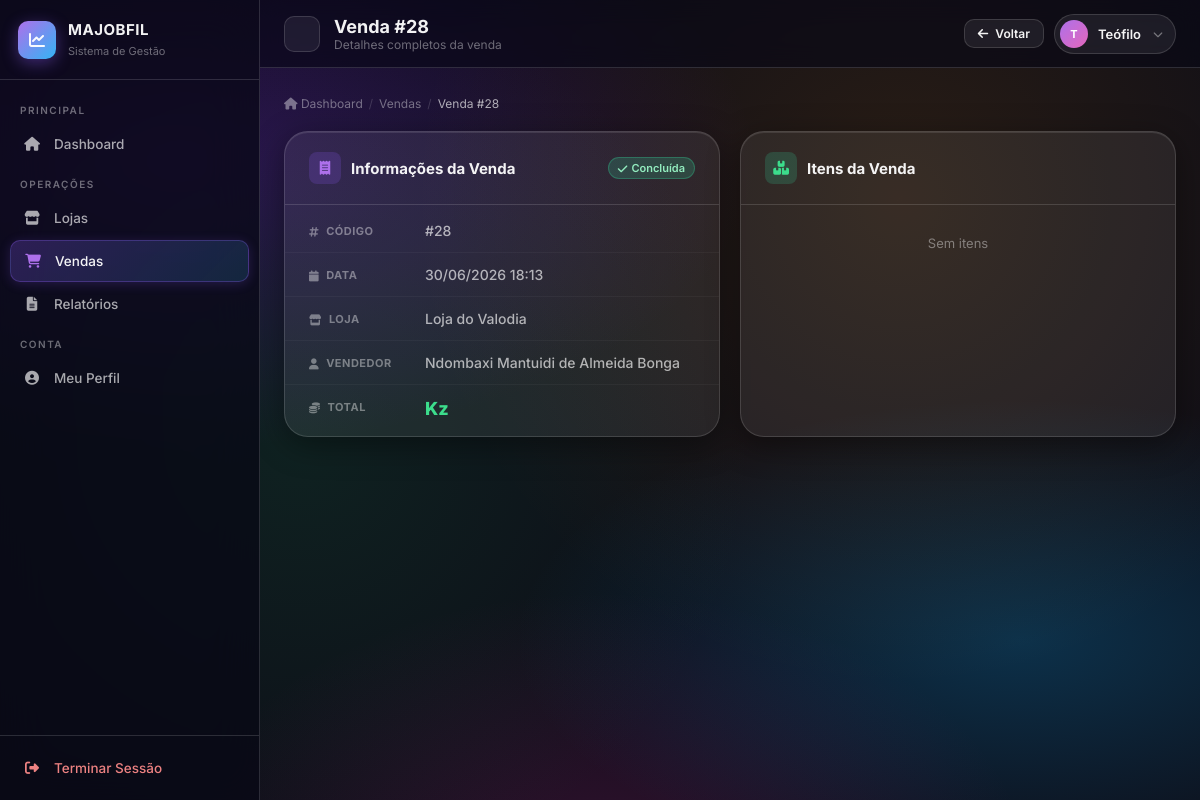
Screenshot of /loja/vendas/28/detalhes/ (signed in) with the database file from the repository.
### lojas/models.py (models this page shows, shortened)
class Venda(models.Model):
    ITEM_TYPE_CHOICES = [
        ('produto', 'Produto'),
        ('recarga', 'Recarga'),
    ]
    STATUS_VENDA = [
        ('normal', 'Normal'),
        ('parcial', 'Devolução Parcial'),
        ('devolvida', 'Totalmente Devolvida'),
    ]
    estoque_loja = models.ForeignKey(
        'EstoqueLoja',
        on_delete=models.CASCADE,
        null=True,
        blank=True,
        verbose_name='Estoque do Produto',
        related_name='vendas_produto'
    )
    estoque_recarga = models.ForeignKey(
        'EstoqueRecarga',
        on_delete=models.CASCADE,
        null=True,
        blank=True,
        verbose_name='Estoque da Recarga',
        related_name='vendas_recarga'
    )
    item_type = models.CharField(
        max_length=10,
        choices=ITEM_TYPE_CHOICES,
        default='produto',
        verbose_name='Tipo de Item'
    )
    quantidade = models.PositiveIntegerField(verbose_name='Quantidade Vendida')
    valor_total = models.DecimalField(
        max_digits=10,
        decimal_places=2,
        verbose_name='Valor Total'
    )
    vendedor = models.ForeignKey(
        settings.AUTH_USER_MODEL,
        on_delete=models.CASCADE,
        verbose_name='Vendedor'
    )
    data_venda = models.DateTimeField(auto_now_add=True, verbose_name='Data da Venda')
    observacao = models.TextField(blank=True, verbose_name='Observações')
    status = models.CharField(
        max_length=20,
        choices=STATUS_VENDA,
        default='normal',
        verbose_name='Status da Venda'
    )
    class Meta:
        verbose_name = 'Venda'
        verbose_name_plural = 'Vendas'
        ordering = ['-data_venda']
        indexes = [
            models.Index(fields=['estoque_loja', 'data_venda']),
            models.Index(fields=['estoque_recarga', 'data_venda']),
            models.Index(fields=['data_venda']),
            models.Index(fields=['status']),
        ]
    @property
    def loja(self):
        if self.item_type == 'produto' and self.estoque_loja:
            return self.estoque_loja.loja
        elif self.item_type == 'recarga' and self.estoque_recarga:
            return self.estoque_recarga.loja
        return None

class EstoqueLoja(models.Model):
    loja = models.ForeignKey(Loja, on_delete=models.CASCADE)
    produto = models.ForeignKey('produtos.Produto', on_delete=models.CASCADE)
    quantidade = models.PositiveIntegerField(default=0)
    class Meta:
        unique_together = ['loja', 'produto']
        verbose_name = 'Estoque da Loja'
        verbose_name_plural = 'Estoques das Lojas'

class Loja(models.Model):
    PROVINCIAS = [
        ('Bengo', 'Bengo'),
        ('Benguela', 'Benguela'),
        ('Bié', 'Bié'),
        ('Cabinda', 'Cabinda'),
        ('Cuando-Cubango', 'Cuando-Cubango'),
        ('Cuanza-Norte', 'Cuanza-Norte'),
        ('Cuanza-Sul', 'Cuanza-Sul'),
        ('Cunene', 'Cunene'),
        ('Huambo', 'Huambo'),
        ('Huíla', 'Huíla'),
        ('Luanda', 'Luanda'),
        ('Lunda-Norte', 'Lunda-Norte'),
        ('Lunda-Sul', 'Lunda-Sul'),
        ('Malanje', 'Malanje'),
        ('Moxico', 'Moxico'),
        ('Namibe', 'Namibe'),
        ('Uíge', 'Uíge'),
        ('Zaire', 'Zaire'),
    ]
    nome = models.CharField(max_length=100, verbose_name='Nome da Loja')
    bairro = models.CharField(max_length=100, verbose_name='Bairro')
    cidade = models.CharField(max_length=100, verbose_name='Cidade')
    provincia = models.CharField(max_length=50, choices=PROVINCIAS, verbose_name='Província')
    municipio = models.CharField(max_length=100, verbose_name='Município')
    gerentes = models.ManyToManyField(
        settings.AUTH_USER_MODEL,
        verbose_name='Gerentes',
        related_name='lojas_gerenciadas'
    )
    class Meta:
        verbose_name = 'Loja'
        verbose_name_plural = 'Lojas'

### conta/models.py (models this page shows, shortened)
class Conta(AbstractBaseUser, PermissionsMixin):
    username = models.CharField('Nome de usuário', max_length=30, unique=True)
    email = models.EmailField('Email', unique=True)
    nome = models.CharField('Nome completo', max_length=100)
    telemovel = models.CharField('Telemóvel', max_length=15, blank=True, null=True)
    data_nascimento = models.DateField('Data de nascimento', blank=True, null=True)
    bilhete_identidade = models.CharField('Bilhete de Identidade', max_length=20, blank=True, null=True)
    bairro = models.CharField('Bairro', max_length=100, blank=True, null=True)
    cidade = models.CharField('Cidade', max_length=100, blank=True, null=True)
    provincia = models.CharField('Província', max_length=100, blank=True, null=True)
    municipio = models.CharField('Município', max_length=100, blank=True, null=True)
    is_active = models.BooleanField('Ativo', default=True)
    is_staff = models.BooleanField('Staff', default=False)
    is_superuser = models.BooleanField('superuser', default=False)
    date_joined = models.DateTimeField('Data de registro', default=timezone.now)
    objects = CustomUserManager()
    USERNAME_FIELD = 'email'
    REQUIRED_FIELDS = ['username', 'nome']
    class Meta:
        verbose_name = 'Conta'
        verbose_name_plural = 'Contas'

### lojas/views.py (the view)
# urls.py: path('vendas/<int:venda_id>/detalhes/', views.detalhes_venda, name='detalhes_venda'),
@login_required
def detalhes_venda(request, venda_id):
    venda = get_object_or_404(Venda, id=venda_id)
    if not request.user.is_superuser:
        loja = venda.loja
        if loja and request.user not in loja.gerentes.all():
            messages.error(request, 'Você não tem permissão para visualizar esta venda.')
            return redirect('listar_vendas')
    context = {
        'venda': venda,
    }
    return render(request, 'vendas/detalhes_venda.html', context)

### conta/context_processors.py (called while the page is built, shortened)
def estatisticas_relatorios(request):
    if request.user.is_superuser:
        relatorios = RelatorioDiario.objects.all()
    else:
        lojas_usuario = request.user.lojas_gerenciadas.all()
        relatorios = RelatorioDiario.objects.filter(loja__in=lojas_usuario)
    total_relatorios = relatorios.count()
    completos = 0
    negativos = 0
    pendentes = 0
    for relatorio in relatorios:
        try:
            diferenca = relatorio.calcular_diferenca()
            if diferenca > 0:
                completos += 1
            elif diferenca < 0:
                negativos += 1
            else:
                pendentes += 1
        except Exception:
            continue
    return {
        'estatisticas': {
            'total_relatorios': total_relatorios,
            'completos': completos,
            'pendentes': pendentes,
            'negativos': negativos,
        }
    }

def atividades_recentes_context(request):
    if not request.user.is_authenticated:
        return {'atividades_recentes': []}
    atividades = Atividade.objects.filter(
        usuario=request.user
    ).order_by('-data')[:5]
    return {'atividades_recentes': atividades}

### relatorio/models.py (called while the page is built)
    def calcular_total_arrecadado(self):
        return (self.dm or Decimal('0.00')) + \
               (self.moedas or Decimal('0.00')) + \
               (self.tpa or Decimal('0.00')) + \
               (self.gastos or Decimal('0.00'))

    def calcular_diferenca(self):
        return self.total_geral - self.calcular_total_arrecadado()

### lojas/templates/vendas/detalhes_venda.html (shortened to what this page needs)
{% extends 'base.html' %}
{% block page_title %}Venda #{{ venda.pk }}{% endblock %}
{% block page_subtitle %}Detalhes completos da venda{% endblock %}
{% block nav_vendas %}active{% endblock %}
{% block topbar_actions %}
<a href="{% url 'listar_vendas' %}" class="btn-glass btn-sm"><i class="fas fa-arrow-left"></i> Voltar</a>
{% endblock %}
{% block content %}
<div class="lg-breadcrumb fade-up">
    <a href="{% url 'dashboard' %}"><i class="fas fa-house"></i> Dashboard</a>
    <span class="sep">/</span>
    <a href="{% url 'listar_vendas' %}">Vendas</a>
    <span class="sep">/</span>
    <span class="current">Venda #{{ venda.pk }}</span>
</div>
<div class="grid grid-2 mb-4 fade-up fade-up-1">
    <div class="glass-card">
        <div class="glass-card-header">
            <div class="glass-card-title">
                <div class="card-icon" style="background:rgba(139,92,246,0.2);color:var(--accent-1);"><i class="fas fa-receipt"></i></div>
                Informações da Venda
            </div>
            {% if venda.devolvida %}
            <span class="badge-glass danger"><i class="fas fa-rotate-left"></i> Devolvida</span>
            {% else %}
            <span class="badge-glass success"><i class="fas fa-check"></i> Concluída</span>
            {% endif %}
        </div>
        <div class="glass-card-body" style="padding:0;">
            <div class="info-table">
                <div class="info-row"><span class="info-label"><i class="fas fa-hashtag"></i> Código</span><span class="info-value fw-bold">#{{ venda.pk }}</span></div>
                <div class="info-row"><span class="info-label"><i class="fas fa-calendar"></i> Data</span><span class="info-value">{{ venda.data_venda|date:"d/m/Y H:i" }}</span></div>
                <div class="info-row"><span class="info-label"><i class="fas fa-store"></i> Loja</span><span class="info-value">{{ venda.loja.nome|default:"—" }}</span></div>
                <div class="info-row"><span class="info-label"><i class="fas fa-user"></i> Vendedor</span><span class="info-value">{{ venda.vendedor.nome|default:venda.vendedor.username|default:"—" }}</span></div>
                <div class="info-row">
                    <span class="info-label"><i class="fas fa-coins"></i> Total</span>
                    <span class="info-value" style="font-size:18px;font-weight:800;color:var(--accent-4);">{{ venda.total|floatformat:2 }} Kz</span>
                </div>
            </div>
        </div>
    </div>
    <div class="glass-card">
        <div class="glass-card-header">
            <div class="glass-card-title">
                <div class="card-icon" style="background:rgba(52,211,153,0.2);color:var(--accent-4);"><i class="fas fa-boxes-stacked"></i></div>
                Itens da Venda
            </div>
        </div>
        <div class="lg-table-wrap">
            {% if venda.itens.all %}
            <table class="lg-table">
                <thead><tr><th>Produto</th><th>Qtd.</th><th>Preço Unit.</th><th>Subtotal</th></tr></thead>
                <tbody>
                    {% for item in venda.itens.all %}
                    <tr>
                        <td style="font-weight:600; color:var(--text-primary);">{{ item.produto.nome }}</td>
                        <td><span class="badge-glass cyan">{{ item.quantidade }}</span></td>
                        <td>{{ item.preco_unitario|floatformat:2 }} Kz</td>
                        <td style="color:var(--accent-4); font-weight:700;">{{ item.subtotal|floatformat:2 }} Kz</td>
                    </tr>
                    {% endfor %}
                </tbody>
            </table>
            {% else %}
            <div class="lg-empty" style="padding:30px;"><p>Sem itens</p></div>
            {% endif %}
        </div>
    </div>
</div>
{% endblock %}

### conta/templates/base.html (shortened to what this page needs)
<!DOCTYPE html>
<html lang="pt">
<head>
    <link href="https://cdnjs.cloudflare.com/ajax/libs/font-awesome/6.4.0/css/all.min.css" rel="stylesheet">
</head>
<body>
    <nav class="lg-sidebar" id="lgSidebar" aria-label="Menu principal">
        <div class="sidebar-logo">
            <div class="sidebar-logo-icon">
                <i class="fas fa-chart-line"></i>
            </div>
            <div class="sidebar-logo-text">
                <h4>MAJOBFIL</h4>
                <small>Sistema de Gestão</small>
            </div>
        </div>
        <div class="sidebar-nav">
            <div class="nav-section-label">Principal</div>
            <div class="nav-item">
                <a href="{% url 'dashboard' %}" class="nav-link-lg {% block nav_dashboard %}{% endblock %}"
                    title="Dashboard">
                    <span class="nav-icon"><i class="fas fa-house"></i></span>
                    <span>Dashboard</span>
                </a>
            </div>
            <div class="nav-section-label">Operações</div>
            <div class="nav-item">
                <a href="{% url 'listar_lojas' %}" class="nav-link-lg {% block nav_lojas %}{% endblock %}"
                    title="Lojas">
                    <span class="nav-icon"><i class="fas fa-store"></i></span>
                    <span>Lojas</span>
                </a>
            </div>
            <div class="nav-item">
                <a href="{% url 'listar_vendas' %}" class="nav-link-lg {% block nav_vendas %}{% endblock %}"
                    title="Vendas">
                    <span class="nav-icon"><i class="fas fa-cart-shopping"></i></span>
                    <span>Vendas</span>
                </a>
            </div>
            <div class="nav-item">
                <a href="{% url 'listar_relatorios_diarios' %}"
                    class="nav-link-lg {% block nav_relatorios %}{% endblock %}" title="Relatórios">
                    <span class="nav-icon"><i class="fas fa-file-lines"></i></span>
                    <span>Relatórios</span>
                </a>
            </div>
            <div class="nav-section-label">Conta</div>
            <div class="nav-item">
                <a href="{% url 'perfil' %}" class="nav-link-lg {% block nav_perfil %}{% endblock %}" title="Perfil">
                    <span class="nav-icon"><i class="fas fa-user-circle"></i></span>
                    <span>Meu Perfil</span>
                </a>
            </div>
        </div>
        <div class="sidebar-footer">
            <a href="{% url 'logout' %}" class="nav-link-lg" title="Sair" style="color: hsl(0,75%,72%);">
                <span class="nav-icon"><i class="fas fa-right-from-bracket"></i></span>
                <span>Terminar Sessão</span>
            </a>
        </div>
    </nav>
    <header class="lg-topbar" id="lgTopbar">
        <div class="topbar-left">
            <button class="sidebar-toggle-btn" id="sidebarToggleBtn" aria-label="Recolher menu">
            </button>
            <div class="topbar-page-title">
                <h1>{% block page_title %}Dashboard{% endblock %}</h1>
                <p>{% block page_subtitle %}{% endblock %}</p>
            </div>
        </div>
        <div class="topbar-right">
            {% block topbar_actions %}{% endblock %}
            <div class="lg-dropdown" id="userDropdown">
                <div class="topbar-user" id="userMenuToggle" tabindex="0" role="button" aria-label="Menu do utilizador"
                    aria-expanded="false">
                    <div class="user-avatar">
                        {{ user.nome|first|upper|default:user.username|first|upper }}
                    </div>
                    <span class="user-name">{{ user.nome|default:user.username }}</span>
                    <i class="fas fa-chevron-down"
                        style="font-size:10px; color: var(--text-muted); margin-left: 2px;"></i>
                </div>
            </div>
        </div>
    </header>
    <main class="lg-main" id="lgMain">
        <div class="lg-content">
            {% block content %}{% endblock %}
        </div>
    </main>
</body>
</html>

### rows the page displays
Venda: pk "28", data_venda "30/06/2026 18:13", loja.nome "Loja do Valodia", vendedor.nome "Ndombaxi Mantuidi de Almeida Bonga"
Conta: nome|first "T", nome "Teófilo"
